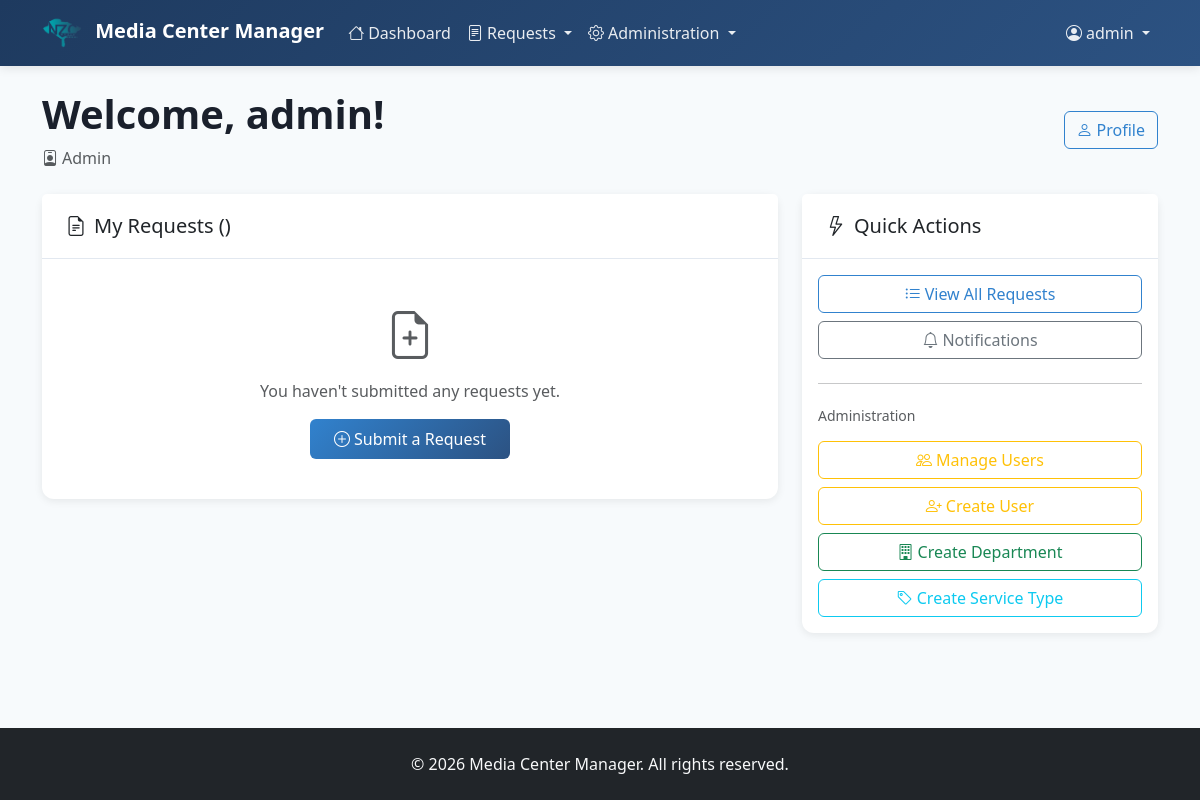
The page / (signed in) on the database as committed earlier.
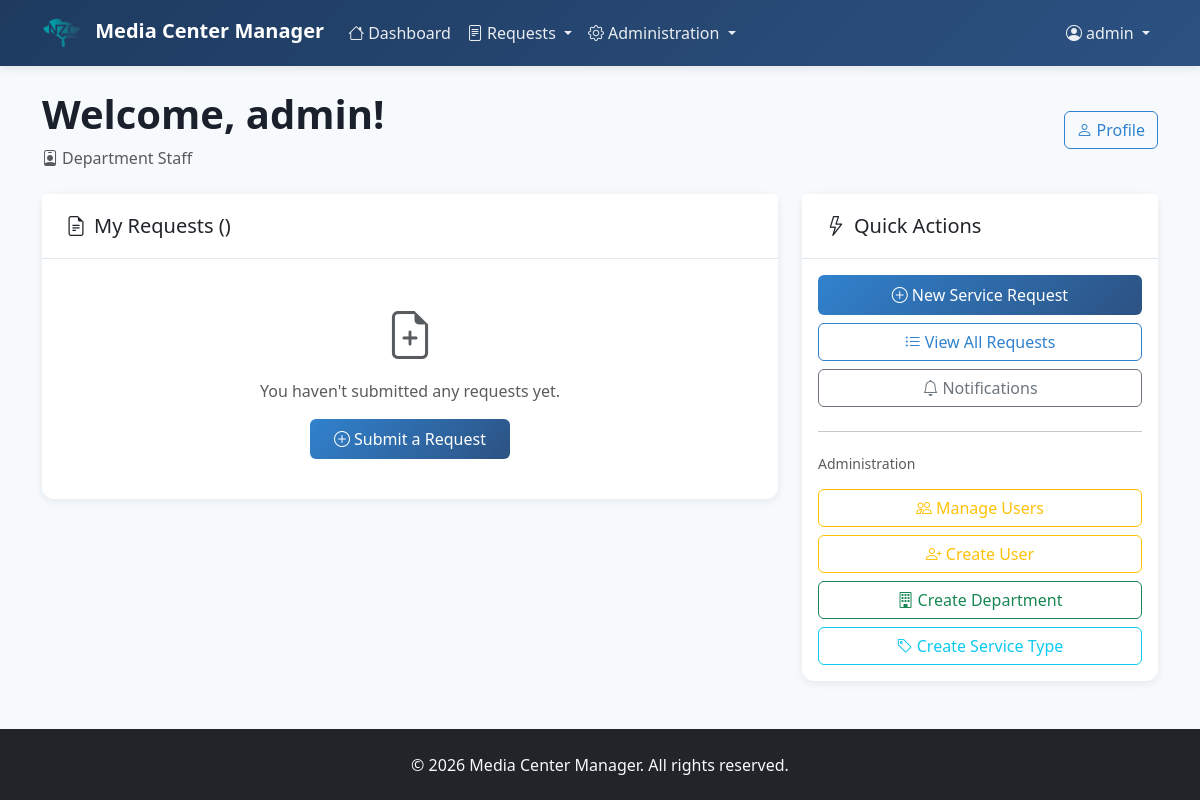
The same page on the database as committed later.
### users/models.py (models this page shows, shortened)
class User(AbstractUser):
    ROLE_CHOICES = [
        ('department_staff', 'Department Staff'),
        ('departmental_director', 'Departmental Director'),
        ('communication_director', 'Communication Director'),
        ('media_team', 'Media Team'),
        ('admin', 'Admin'),
    ]
    role = models.CharField(max_length=30, choices=ROLE_CHOICES, default='department_staff')
    departments = models.ManyToManyField(
        'service_requests.Department',
        blank=True,
        related_name='members'
    )
    phone = models.CharField(max_length=20, blank=True)
    profile_picture = models.ImageField(upload_to='profile_pics/', blank=True, null=True)
    is_active = models.BooleanField(default=True)
    created_at = models.DateTimeField(auto_now_add=True)
    updated_at = models.DateTimeField(auto_now=True)
    google_id = models.CharField(
        max_length=255, blank=True, null=True, unique=True)
    google_picture_url = models.URLField(blank=True, null=True)
    google_verified_email = models.BooleanField(default=False)
    def is_department_staff(self):
        return self.role in ['department_staff', 'departmental_director']
    def is_communication_director(self):
        return self.role == 'communication_director'
    def is_media_team(self):
        return self.role == 'media_team'
    def is_admin(self):
        return self.role == 'admin' or self.is_superuser
    class Meta:
        ordering = ['username']

### service_requests/views.py (the view, shortened to what this page needs)
# urls.py: path('', views.dashboard, name='dashboard'),
@login_required
def dashboard(request):
    user = request.user
    if user.is_communication_director() or user.is_admin():
        pending_requests = ServiceRequest.objects.filter(status='pending')
        assigned_requests = ServiceRequest.objects.filter(status__in=['approved', 'assigned', 'in_progress'])
        context = {
            'pending_requests': pending_requests[:5],
            'assigned_requests': assigned_requests[:5],
            'total_pending': pending_requests.count(),
            'total_assigned': assigned_requests.count(),
        }
    unread_notifications = Notification.objects.filter(recipient=user, is_read=False)[:5]
    context['unread_notifications'] = unread_notifications
    return render(request, 'service_requests/dashboard.html', context)

### templates/service_requests/dashboard.html (shortened to what the changed rows need)
{% extends 'base.html' %}
{% block content %}
<div class="row mb-4">
    <div class="col-12">
        <div class="d-flex justify-content-between align-items-center">
            <div>
                <h1 class="fw-bold">Welcome, {{ user.get_full_name|default:user.username }}!</h1>
                <p class="text-muted mb-0">
                    <i class="bi bi-person-badge me-1"></i>{{ user.get_role_display }}
                </p>
            </div>
        </div>
    </div>
</div>
<div class="row">
    <div class="col-lg-4">
        <div class="card">
            <div class="card-body">
                <div class="d-grid gap-2">
                    {% if user.is_department_staff %}
                        <a href="{% url 'request_create' %}" class="btn btn-primary">
                            <i class="bi bi-plus-circle me-1"></i>New Service Request
                        </a>
                    {% endif %}
                    <a href="{% url 'request_list' %}" class="btn btn-outline-primary">
                        <i class="bi bi-list-ul me-1"></i>View All Requests
                    </a>
                    <a href="{% url 'notification_list' %}" class="btn btn-outline-secondary position-relative">
                        <i class="bi bi-bell me-1"></i>Notifications
                    </a>
                    {% if user.is_superuser or user.is_admin %}
                        <hr>
                        <h6 class="text-muted small mb-2">Administration</h6>
                        <a href="{% url 'user_list' %}" class="btn btn-outline-warning">
                            <i class="bi bi-people me-1"></i>Manage Users
                        </a>
                        <a href="{% url 'user_create' %}" class="btn btn-outline-warning">
                            <i class="bi bi-person-plus me-1"></i>Create User
                        </a>
                        <a href="{% url 'department_create' %}" class="btn btn-outline-success">
                            <i class="bi bi-building me-1"></i>Create Department
                        </a>
                        <a href="{% url 'service_type_create' %}" class="btn btn-outline-info">
                            <i class="bi bi-tag me-1"></i>Create Service Type
                        </a>
                    {% endif %}
                </div>
            </div>
        </div>
    </div>
</div>
{% endblock %}

### templates/base.html (shortened to what this page needs)
{% load static %}
<!DOCTYPE html>
<html lang="en">
<head>
    <link href="https://cdn.jsdelivr.net/npm/bootstrap@5.3.2/dist/css/bootstrap.min.css" rel="stylesheet">
    <link rel="stylesheet" href="https://cdn.jsdelivr.net/npm/bootstrap-icons@1.11.1/font/bootstrap-icons.css">
</head>
<body>
    <nav class="navbar navbar-expand-lg navbar-dark">
        <div class="container">
            <a class="navbar-brand" href="{% url 'dashboard' %}">
                <img src="{% static 'img/nzcmedia.png' %}" alt="NZC Media" height="40" class="me-2">
                <span>Media Center Manager</span>
            </a>
            <div class="collapse navbar-collapse" id="navbarNav">
                <ul class="navbar-nav me-auto">
                    <li class="nav-item">
                        <a class="nav-link" href="{% url 'dashboard' %}">
                            <i class="bi bi-house me-1"></i>Dashboard
                        </a>
                    </li>
                    <li class="nav-item dropdown">
                        <a class="nav-link dropdown-toggle" href="#" id="requestsDropdown" role="button" data-bs-toggle="dropdown">
                            <i class="bi bi-file-text me-1"></i>Requests
                        </a>
                    </li>
                    {% if user.is_authenticated %}
                        {% if user.is_superuser or user.is_admin %}
                            <li class="nav-item dropdown">
                                <a class="nav-link dropdown-toggle" href="#" id="adminDropdown" role="button" data-bs-toggle="dropdown">
                                    <i class="bi bi-gear me-1"></i>Administration
                                </a>
                            </li>
                        {% endif %}
                    {% endif %}
                </ul>
                <ul class="navbar-nav">
                    {% if user.is_authenticated %}
                        <li class="nav-item dropdown">
                            <a class="nav-link dropdown-toggle" href="#" id="navbarDropdown" role="button" data-bs-toggle="dropdown">
                                <i class="bi bi-person-circle me-1"></i>{{ user.get_full_name|default:user.username }}
                            </a>
                        </li>
                    {% endif %}
                </ul>
            </div>
        </div>
    </nav>
    <div class="main-content">
        <div class="container mt-4 mb-5">
            {% block content %}{% endblock %}
        </div>
    </div>
    <footer class="bg-dark text-light py-4">
        <div class="container text-center">
            <p class="mb-0">&copy; 2026 Media Center Manager. All rights reserved.</p>
        </div>
    </footer>
</body>
</html>

Rows that differ between the two databases and show on the page:
changed User "admin": role "Admin" → "Department Staff"
Other text that changed with them:
text now shown: "New Service Request"
